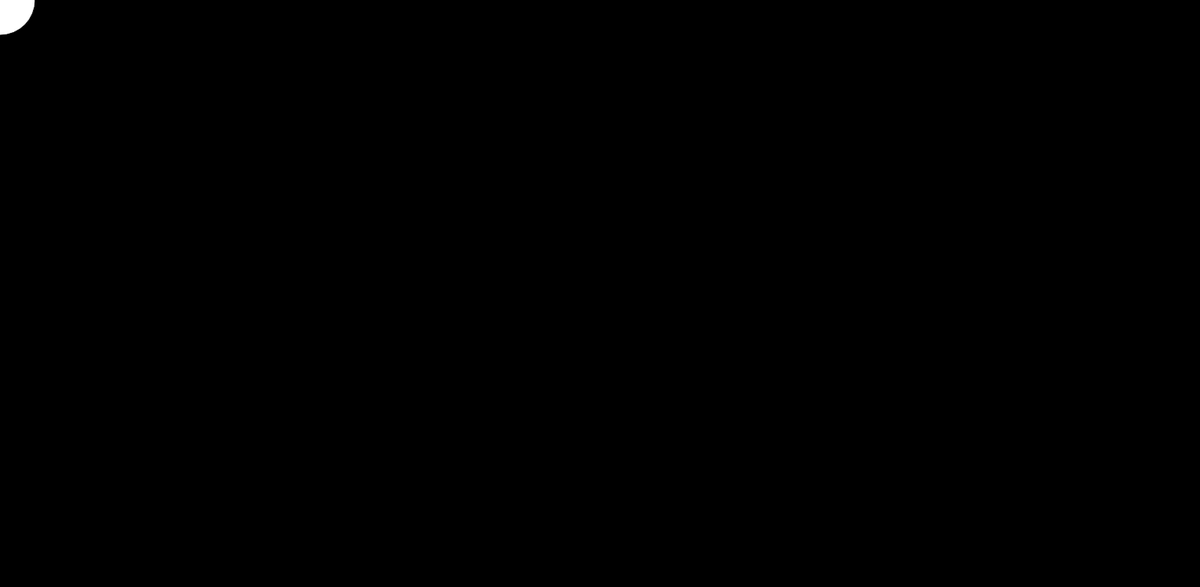
Frame 1 (no input)
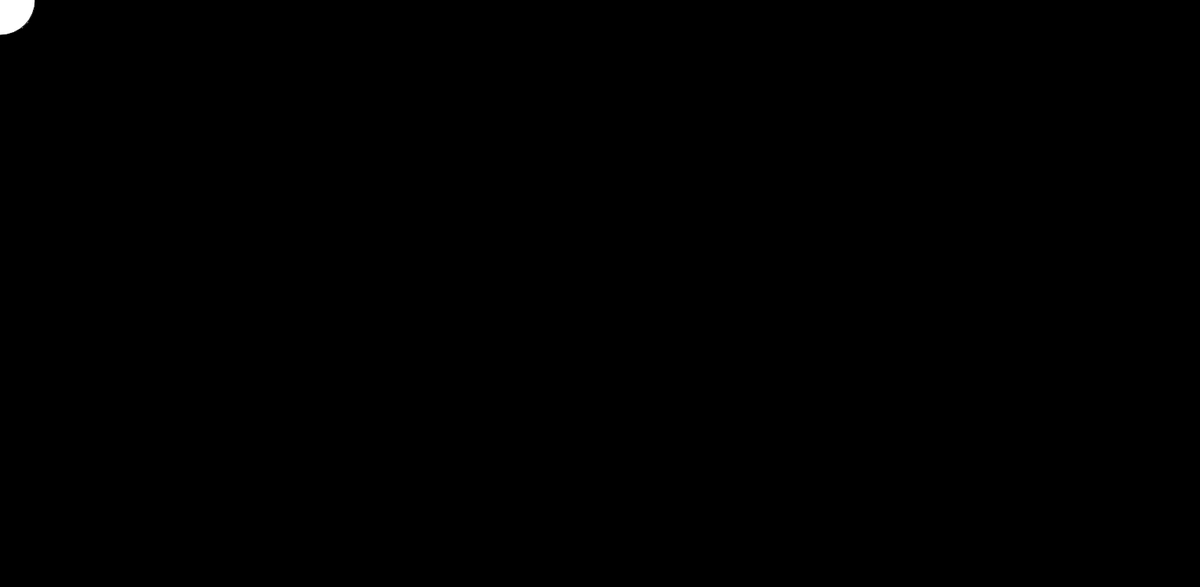
Frame 60 (no input)
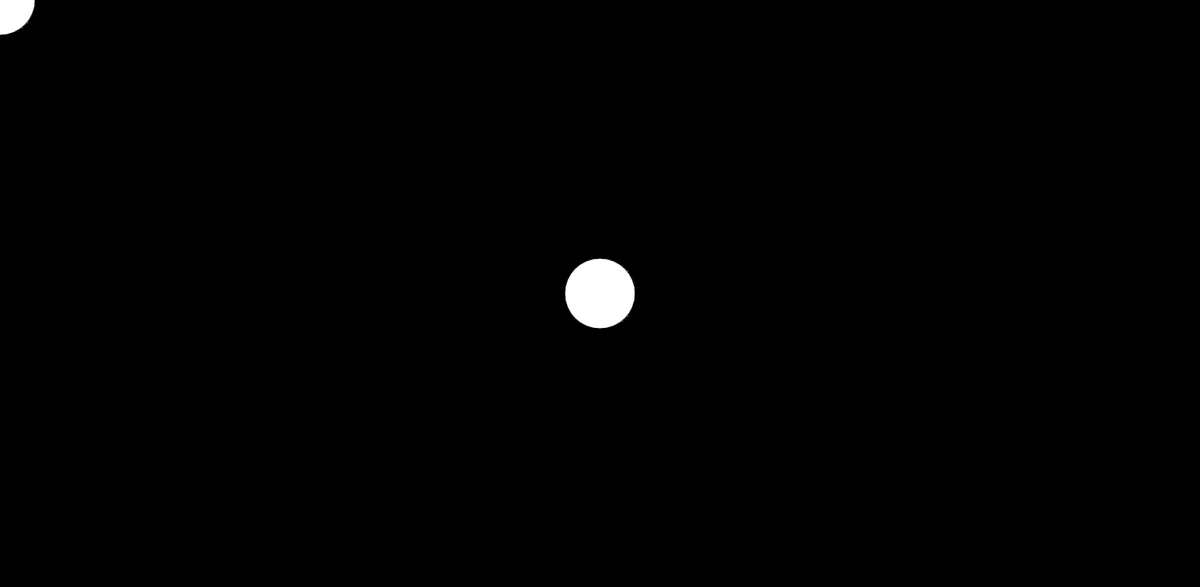
Frame 120 (the mouse pressed at the canvas centre since frame 60)

The p5.js sketch that drew these frames (run headless with seeded random() and noise() and a simulated clock; from frame 60 on, the mouse is pressed at the canvas centre):

// p5.js sketch
// ── sketch.js
let size = 90;
function setup() {
	  createCanvas(1532, 750);
	  background(0);
	  fill(256);
	  alert("MY GAME BASIC EXAMPLE");
}
function draw() {
	ellipse(mouseX, mouseY, size, size);
}
function keyPressed() {

  if (keyCode === UP_ARROW) {
    size = size + 15;
  } else if (keyCode === DOWN_ARROW) {
    size = size - 15;
  }
}
